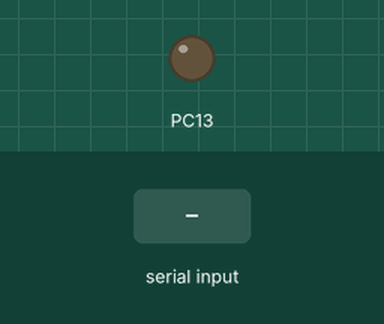
Recording of a sketch running on a simulated STM32 Blue Pill. On the bench: output pins drawn as LEDs (lit = HIGH). Dashed ring = blinking. The test bench sets the inputs (shaded band). What the sketch prints to the serial monitor is not drawn.

Above: at 0.1 s.
At 4.7 s:
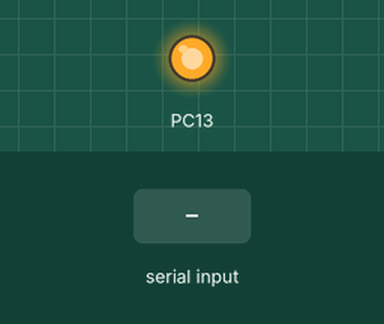
4.8 s: "B90\n" received over Serial
At 4.9 s:
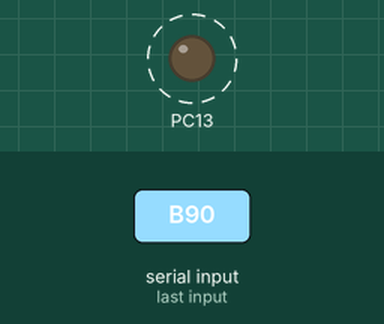
Timing chart, 0 to 9.7 s (numbered marks = the images above; inputs shaded):
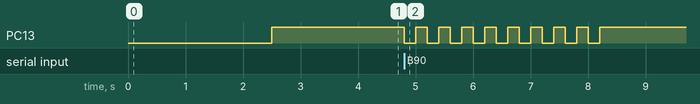

The sketch:

first_sketch.ino
```cpp
// Blue Pill + FTDI: blink LED on PC13 when PC sends 'B'

void setup() {
  pinMode(PC13, OUTPUT);
  digitalWrite(PC13, HIGH);   // LED off on many Blue Pills (inverted logic)

  Serial.begin(115200);       // match this in Python
  Serial.println("Connected to A429 Reader!");
  digitalWrite(PC13, LOW);   // LED on
  delay(2500);
  digitalWrite(PC13, HIGH);  // LED off
  delay(1000);
}

void loop() {
  if (Serial.available() > 0) {
    char c = Serial.read();

    if (c == 'B') {           // Blink command
      while (!Serial.available()) {
        // wait here OR add timeout logic if you want
       }
      char digit = Serial.read();
      int n = digit - '0';
      blinkLed(n);            // blink 3 times
      Serial.println("OK BLINK");
    }
    // you can add more commands later, e.g. '1' = on, '0' = off, etc.
  }
}

void blinkLed(int times) {
  for (int i = 0; i < times; i++) {
    digitalWrite(PC13, LOW);   // LED on
    delay(200);
    digitalWrite(PC13, HIGH);  // LED off
    delay(200);
  }
}
```

Measured:
- after the input at 4.8 s, PC13: alternates HIGH for 0.20 s and LOW for 0.20 s, 18 changes in all, then stays HIGH, starting at once
